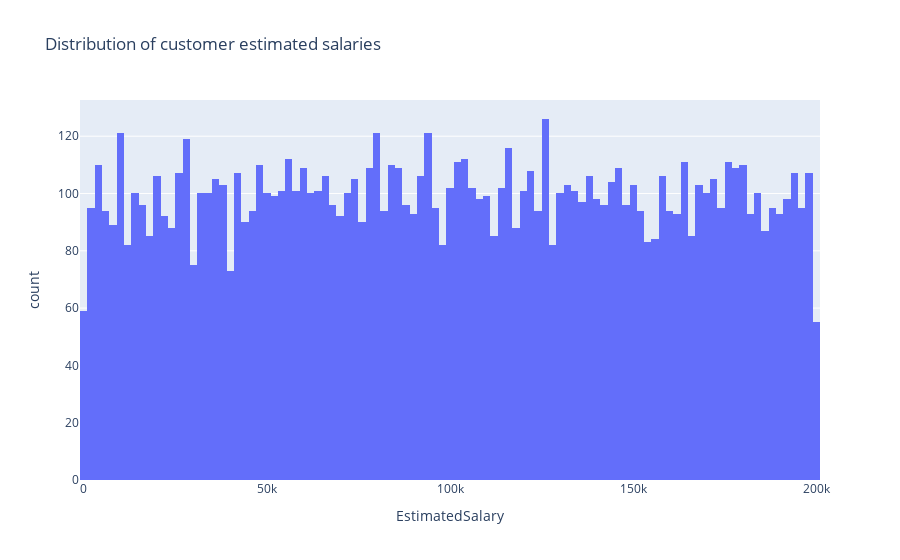

Write notebook code for a chart like this one.
### Markdown cell above
thoughts
___
There actually isn't as much drop off as I expected. However good job to the bank on having the largest category be under 1 year.

### Code cell
# estimated salary, continuous variable
fig = px.histogram(churn,
                   x='EstimatedSalary',
                   nbins=100,
                   title='Distribution of customer estimated salaries')
fig.show()

### Figure 1 — Plotly figure (JSON) as saved in the notebook; plotly's stock layout.template omitted (floating-point values rounded to 4 significant figures; data arrays with more than 128 entries replaced by an {"elided": "..."} marker saying what was removed)
{"data": [{"alignmentgroup": "True", "bingroup": "x", "hovertemplate": "EstimatedSalary=%{x}<br>count=%{y}<extra></extra>", "legendgroup": "", "marker": {"color": "#636efa", "pattern": {"shape": ""}}, "name": "", "nbinsx": 100, "offsetgroup": "", "orientation": "v", "showlegend": false, "type": "histogram", "x": {"elided": "10000 float values"}, "xaxis": "x", "yaxis": "y"}], "layout": {"barmode": "relative", "legend": {"tracegroupgap": 0}, "title": {"text": "Distribution of customer estimated salaries"}, "xaxis": {"anchor": "y", "domain": [0, 1], "title": {"text": "EstimatedSalary"}}, "yaxis": {"anchor": "x", "domain": [0, 1], "title": {"text": "count"}}}}
